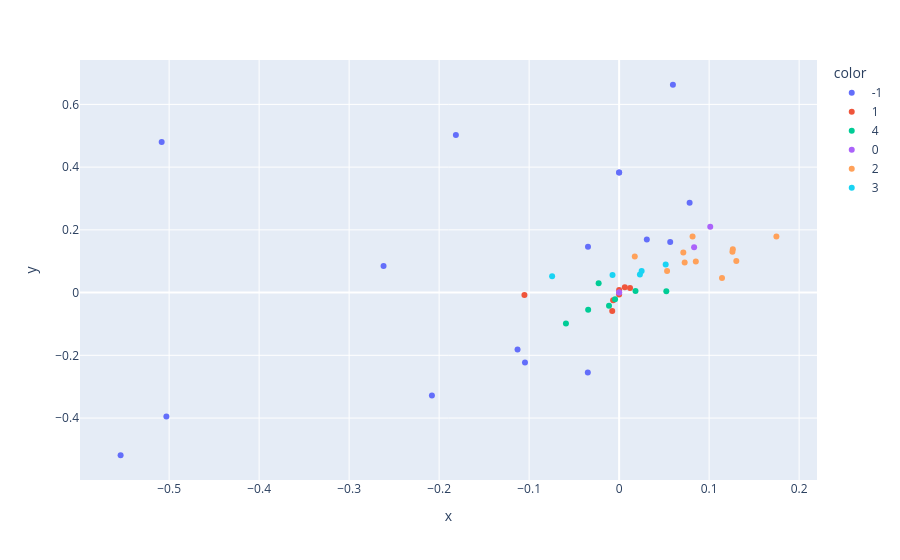

The notebook cell this image was saved under:
### Code cell
fig = px.scatter(x=vectors[:,0], y=vectors[:,1],color=preds.astype(str))
fig.show()

### Figure 1 — Plotly figure (JSON) as saved in the notebook; plotly's stock layout.template omitted (floating-point values rounded to 4 significant figures)
{"data": [{"hovertemplate": "color=-1<br>x=%{x}<br>y=%{y}<extra></extra>", "legendgroup": "-1", "marker": {"color": "#636efa", "symbol": "circle"}, "mode": "markers", "name": "-1", "orientation": "v", "showlegend": true, "type": "scatter", "x": [-0.5083, 0.07831, 0.0, 0.05676, -0.1129, -0.2618, 0.05976, -0.0348, -0.5031, -0.03459, -0.1814, 0.0, -0.1046, -0.208, 0.03079, -0.5539], "xaxis": "x", "y": [0.4805, 0.2868, 0.3826, 0.1616, -0.1818, 0.08505, 0.6626, -0.2548, -0.3952, 0.146, 0.5028, 0.3826, -0.2227, -0.3283, 0.1696, -0.5186], "yaxis": "y"}, {"hovertemplate": "color=1<br>x=%{x}<br>y=%{y}<extra></extra>", "legendgroup": "1", "marker": {"color": "#EF553B", "symbol": "circle"}, "mode": "markers", "name": "1", "orientation": "v", "showlegend": true, "type": "scatter", "x": [-0.007678, 0.0, -0.1052, 0.01213, 0.006295, 7.246e-19, -0.006636], "xaxis": "x", "y": [-0.05832, 0.008403, -0.007886, 0.01445, 0.01729, -0.005917, -0.02477], "yaxis": "y"}, {"hovertemplate": "color=4<br>x=%{x}<br>y=%{y}<extra></extra>", "legendgroup": "4", "marker": {"color": "#00cc96", "symbol": "circle"}, "mode": "markers", "name": "4", "orientation": "v", "showlegend": true, "type": "scatter", "x": [-0.01125, -0.03441, -0.0591, -0.02276, 0.01823, 0.05243, -0.00454], "xaxis": "x", "y": [-0.042, -0.05507, -0.09822, 0.02966, 0.004883, 0.004587, -0.02136], "yaxis": "y"}, {"hovertemplate": "color=0<br>x=%{x}<br>y=%{y}<extra></extra>", "legendgroup": "0", "marker": {"color": "#ab63fa", "symbol": "circle"}, "mode": "markers", "name": "0", "orientation": "v", "showlegend": true, "type": "scatter", "x": [0.0, 0.08333, 0.0, 0.1012], "xaxis": "x", "y": [0.0, 0.1443, 0.0, 0.2102], "yaxis": "y"}, {"hovertemplate": "color=2<br>x=%{x}<br>y=%{y}<extra></extra>", "legendgroup": "2", "marker": {"color": "#FFA15A", "symbol": "circle"}, "mode": "markers", "name": "2", "orientation": "v", "showlegend": true, "type": "scatter", "x": [0.1263, 0.0816, 0.0852, 0.07282, 0.05329, 0.1259, 0.07132, 0.1143, 0.1748, 0.01739, 0.1302], "xaxis": "x", "y": [0.1382, 0.1787, 0.09925, 0.0958, 0.06846, 0.1298, 0.1279, 0.04678, 0.1788, 0.1154, 0.1006], "yaxis": "y"}, {"hovertemplate": "color=3<br>x=%{x}<br>y=%{y}<extra></extra>", "legendgroup": "3", "marker": {"color": "#19d3f3", "symbol": "circle"}, "mode": "markers", "name": "3", "orientation": "v", "showlegend": true, "type": "scatter", "x": [0.05172, 0.0231, -0.007354, 0.02503, -0.07447], "xaxis": "x", "y": [0.08959, 0.0577, 0.05586, 0.06876, 0.05214], "yaxis": "y"}], "layout": {"legend": {"title": {"text": "color"}, "tracegroupgap": 0}, "margin": {"t": 60}, "xaxis": {"anchor": "y", "domain": [0, 1], "title": {"text": "x"}}, "yaxis": {"anchor": "x", "domain": [0, 1], "title": {"text": "y"}}}}
